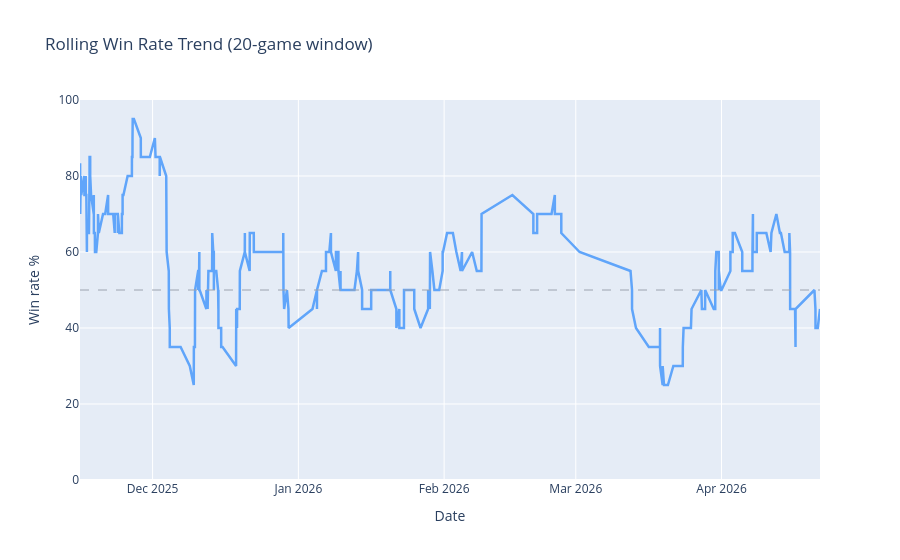

Notebook source saved alongside this figure:
### Code cell
if {"start_time", "result"}.issubset(games.columns):
    ts = games[games["result"].isin(["W", "L"])].copy()
    ts = ts.dropna(subset=["start_time"]).sort_values("start_time")
    ts["win"] = (ts["result"] == "W").astype(int)
    ts["rolling_wr_20"] = ts["win"].rolling(20, min_periods=5).mean() * 100

    fig = go.Figure()
    fig.add_trace(go.Scatter(
        x=ts["start_time"],
        y=ts["rolling_wr_20"],
        mode="lines",
        line=dict(color="#60a5fa", width=2.5),
        name="Rolling WR (20 games)"
    ))
    fig.add_hline(y=50, line_width=1, line_dash="dash", line_color="#9ca3af")
    fig.update_layout(
        title="Rolling Win Rate Trend (20-game window)",
        yaxis_title="Win rate %",
        xaxis_title="Date",
        yaxis=dict(range=[0, 100]),
    )
    fig.show()

### Figure 1 — Plotly figure (JSON) as saved in the notebook; plotly's stock layout.template omitted (floating-point values rounded to 4 significant figures; data arrays with more than 128 entries replaced by an {"elided": "..."} marker saying what was removed)
{"data": [{"line": {"color": "#60a5fa", "width": 2.5}, "mode": "lines", "name": "Rolling WR (20 games)", "type": "scatter", "x": {"elided": "544 str values"}, "y": {"elided": "544 float values"}}], "layout": {"shapes": [{"line": {"color": "#9ca3af", "dash": "dash", "width": 1}, "type": "line", "x0": 0, "x1": 1, "xref": "x domain", "y0": 50, "y1": 50, "yref": "y"}], "title": {"text": "Rolling Win Rate Trend (20-game window)"}, "xaxis": {"title": {"text": "Date"}}, "yaxis": {"range": [0, 100], "title": {"text": "Win rate %"}}}}
